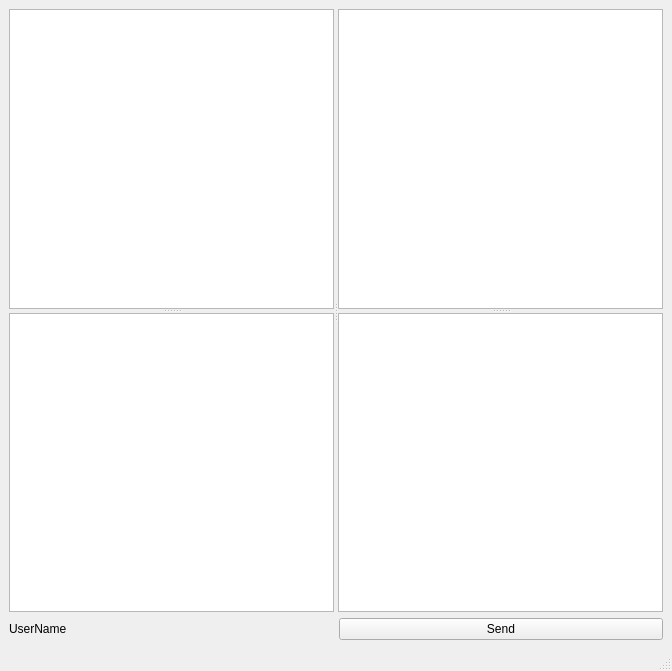
<?xml version="1.0" encoding="UTF-8"?>
<ui version="4.0">
 <class>ChatWindow</class>
 <widget class="QMainWindow" name="ChatWindow">
  <property name="geometry">
   <rect>
    <x>0</x>
    <y>0</y>
    <width>672</width>
    <height>671</height>
   </rect>
  </property>
  <property name="windowTitle">
   <string>MainWindow</string>
  </property>
  <widget class="QWidget" name="centralwidget">
   <layout class="QGridLayout" name="gridLayout">
    <item row="3" column="1">
     <widget class="QPushButton" name="SendBtn">
      <property name="text">
       <string>Send</string>
      </property>
     </widget>
    </item>
    <item row="3" column="0">
     <widget class="QLabel" name="label">
      <property name="text">
       <string>UserName</string>
      </property>
     </widget>
    </item>
    <item row="0" column="0" rowspan="2" colspan="2">
     <widget class="QSplitter" name="splitter_3">
      <property name="orientation">
       <enum>Qt::Horizontal</enum>
      </property>
      <widget class="QSplitter" name="splitter_2">
       <property name="orientation">
        <enum>Qt::Vertical</enum>
       </property>
       <widget class="QListView" name="Users"/>
       <widget class="QListView" name="Chats"/>
      </widget>
      <widget class="QSplitter" name="splitter">
       <property name="orientation">
        <enum>Qt::Vertical</enum>
       </property>
       <widget class="QListView" name="Messages"/>
       <widget class="QTextEdit" name="MessageEditor"/>
      </widget>
     </widget>
    </item>
   </layout>
  </widget>
  <widget class="QMenuBar" name="menubar">
   <property name="geometry">
    <rect>
     <x>0</x>
     <y>0</y>
     <width>672</width>
     <height>22</height>
    </rect>
   </property>
  </widget>
  <widget class="QStatusBar" name="statusbar"/>
 </widget>
 <resources/>
 <connections/>
</ui>
